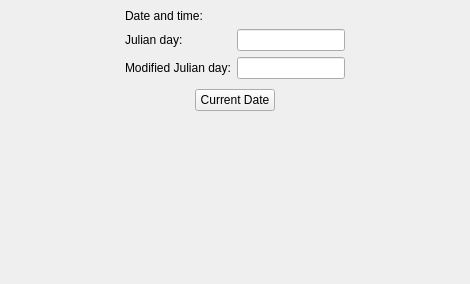
<ui version="4.0" >
 <class>modCalcJdDlg</class>
 <widget class="QWidget" name="modCalcJdDlg" >
  <property name="geometry" >
   <rect>
    <x>0</x>
    <y>0</y>
    <width>470</width>
    <height>284</height>
   </rect>
  </property>
  <layout class="QVBoxLayout" >
   <property name="margin" >
    <number>9</number>
   </property>
   <property name="spacing" >
    <number>6</number>
   </property>
   <item>
    <layout class="QHBoxLayout" >
     <property name="margin" >
      <number>0</number>
     </property>
     <property name="spacing" >
      <number>6</number>
     </property>
     <item>
      <spacer>
       <property name="orientation" >
        <enum>Qt::Horizontal</enum>
       </property>
       <property name="sizeHint" >
        <size>
         <width>22</width>
         <height>20</height>
        </size>
       </property>
      </spacer>
     </item>
     <item>
      <layout class="QGridLayout" >
       <property name="margin" >
        <number>0</number>
       </property>
       <property name="spacing" >
        <number>6</number>
       </property>
       <item row="2" column="1" >
        <widget class="KLineEdit" name="ModJDBox" />
       </item>
       <item row="0" column="1" >
        <widget class="ExtDateTimeEdit" name="DateTimeBox" >
         <property name="sizePolicy" >
          <sizepolicy>
           <hsizetype>7</hsizetype>
           <vsizetype>0</vsizetype>
           <horstretch>0</horstretch>
           <verstretch>0</verstretch>
          </sizepolicy>
         </property>
         <property name="frameShape" >
          <enum>QFrame::StyledPanel</enum>
         </property>
         <property name="frameShadow" >
          <enum>QFrame::Raised</enum>
         </property>
        </widget>
       </item>
       <item row="1" column="0" >
        <widget class="QLabel" name="label_2" >
         <property name="text" >
          <string>Julian day:</string>
         </property>
        </widget>
       </item>
       <item row="0" column="0" >
        <widget class="QLabel" name="label" >
         <property name="text" >
          <string>Date and time:</string>
         </property>
        </widget>
       </item>
       <item row="2" column="0" >
        <widget class="QLabel" name="label_3" >
         <property name="text" >
          <string>Modified Julian day:</string>
         </property>
        </widget>
       </item>
       <item row="1" column="1" >
        <widget class="KLineEdit" name="JDBox" />
       </item>
      </layout>
     </item>
     <item>
      <spacer>
       <property name="orientation" >
        <enum>Qt::Horizontal</enum>
       </property>
       <property name="sizeHint" >
        <size>
         <width>23</width>
         <height>20</height>
        </size>
       </property>
      </spacer>
     </item>
    </layout>
   </item>
   <item>
    <layout class="QHBoxLayout" >
     <property name="margin" >
      <number>0</number>
     </property>
     <property name="spacing" >
      <number>6</number>
     </property>
     <item>
      <spacer>
       <property name="orientation" >
        <enum>Qt::Horizontal</enum>
       </property>
       <property name="sizeHint" >
        <size>
         <width>59</width>
         <height>30</height>
        </size>
       </property>
      </spacer>
     </item>
     <item>
      <widget class="KPushButton" name="NowButton" >
       <property name="text" >
        <string>Current Date</string>
       </property>
      </widget>
     </item>
     <item>
      <spacer>
       <property name="orientation" >
        <enum>Qt::Horizontal</enum>
       </property>
       <property name="sizeType" >
        <enum>QSizePolicy::Expanding</enum>
       </property>
       <property name="sizeHint" >
        <size>
         <width>60</width>
         <height>30</height>
        </size>
       </property>
      </spacer>
     </item>
    </layout>
   </item>
   <item>
    <spacer>
     <property name="orientation" >
      <enum>Qt::Vertical</enum>
     </property>
     <property name="sizeHint" >
      <size>
       <width>411</width>
       <height>71</height>
      </size>
     </property>
    </spacer>
   </item>
  </layout>
 </widget>
 <customwidgets>
  <customwidget>
   <class>ExtDateTimeEdit</class>
   <extends>QFrame</extends>
   <header>extdatetimeedit.h</header>
  </customwidget>
  <customwidget>
   <class>KPushButton</class>
   <extends>QPushButton</extends>
   <header>kpushbutton.h</header>
  </customwidget>
  <customwidget>
   <class>KLineEdit</class>
   <extends>QLineEdit</extends>
   <header>klineedit.h</header>
  </customwidget>
 </customwidgets>
 <tabstops>
  <tabstop>JDBox</tabstop>
  <tabstop>ModJDBox</tabstop>
  <tabstop>NowButton</tabstop>
 </tabstops>
 <resources/>
 <connections/>
</ui>
